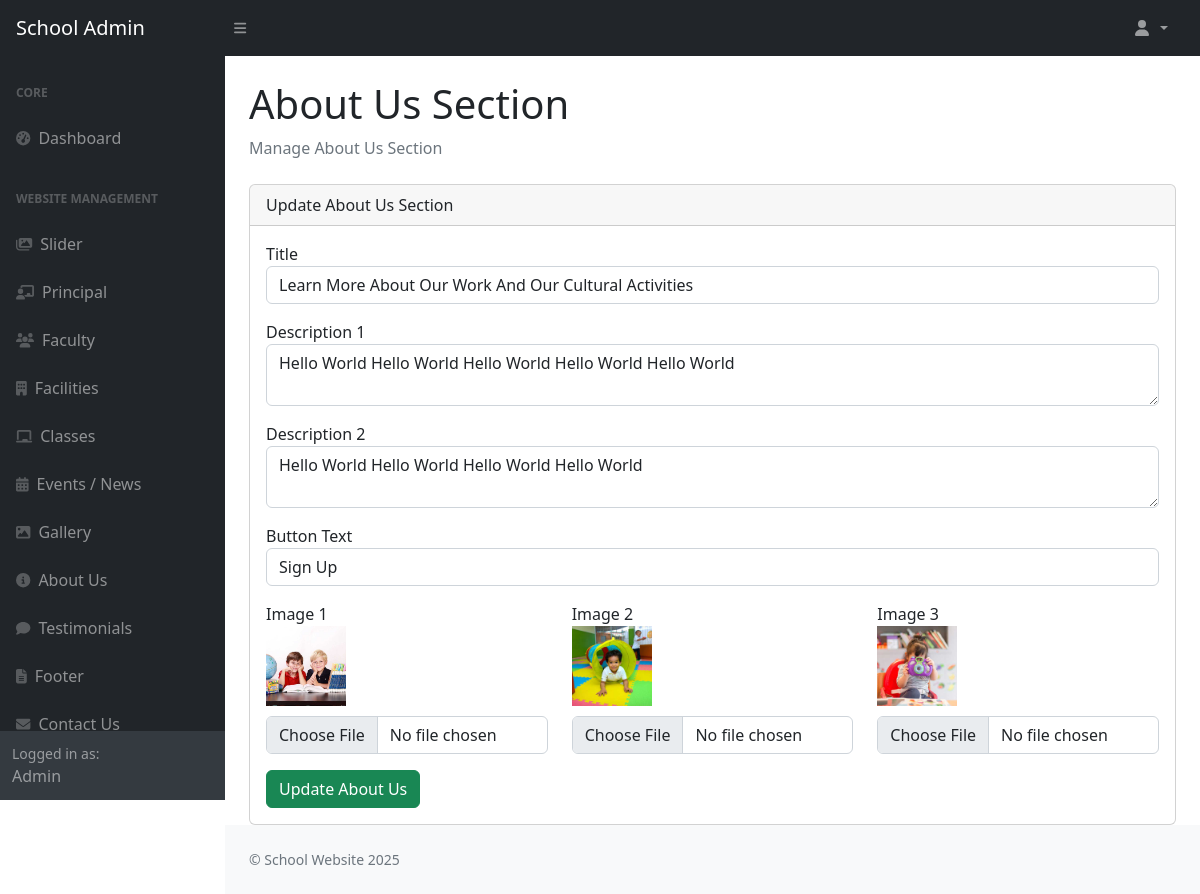
Page /admin/aboutus.php (signed in) on the committed database.
### tables this page shows
CREATE TABLE `about_us` (
  `id` int(11) NOT NULL,
  `title` varchar(255) NOT NULL,
  `description1` text NOT NULL,
  `description2` text NOT NULL,
  `button_text` varchar(100) DEFAULT 'Read More',
  `person_name` varchar(100) DEFAULT 'Jhon Doe',
  `designation` varchar(100) DEFAULT 'CEO & Founder',
  `person_image` varchar(255) DEFAULT 'img/user.jpg',
  `img1` varchar(255) DEFAULT 'img/about-1.jpg',
  `img2` varchar(255) DEFAULT 'img/about-2.jpg',
  `img3` varchar(255) DEFAULT 'img/about-3.jpg'
);

### admin/aboutus.php (the view, shortened to what this page needs)
<?php
include 'db.php';
$data = mysqli_fetch_assoc(mysqli_query($conn, "SELECT * FROM about_us LIMIT 1"));
?>
<!DOCTYPE html>
<html lang="en">
<head>
    <link href="css/styles.css" rel="stylesheet" />
    <link href="https://cdn.jsdelivr.net/npm/bootstrap@5.2.3/dist/css/bootstrap.min.css" rel="stylesheet">
</head>
<body class="sb-nav-fixed">
    <?php include 'file/navbar.php'; ?>
    <div id="layoutSidenav">
        <?php include 'file/sidebar.php'; ?>
        <div id="layoutSidenav_content">
            <main>
                <div class="container-fluid px-4">
                    <h1 class="mt-4">About Us Section</h1>
                    <ol class="breadcrumb mb-4">
                        <li class="breadcrumb-item active">Manage About Us Section</li>
                    </ol>
                    <div class="card">
                        <div class="card-header">Update About Us Section</div>
                        <div class="card-body">
                            <form method="POST" enctype="multipart/form-data">
                                <div class="mb-3">
                                    <label>Title</label>
                                    <input type="text" name="title" class="form-control" value="<?php echo $data['title']; ?>" required>
                                </div>
                                <div class="mb-3">
                                    <label>Description 1</label>
                                    <textarea name="description1" class="form-control" required><?php echo $data['description1']; ?></textarea>
                                </div>
                                <div class="mb-3">
                                    <label>Description 2</label>
                                    <textarea name="description2" class="form-control" required><?php echo $data['description2']; ?></textarea>
                                </div>
                                <div class="mb-3">
                                    <label>Button Text</label>
                                    <input type="text" name="button_text" class="form-control" value="<?php echo $data['button_text']; ?>">
                                </div>
                                <div class="row">
                                    <div class="col-md-4 mb-3">
                                        <label>Image 1</label><br>
                                        <?php if (!empty($data['img1'])) { ?>
                                            <img src="<?php echo $data['img1']; ?>" style="width:80px; height:80px; object-fit:cover; margin-bottom:10px;">
                                        <?php } ?>
                                        <input type="file" name="img1" class="form-control">
                                    </div>
                                    <div class="col-md-4 mb-3">
                                        <label>Image 2</label><br>
                                        <?php if (!empty($data['img2'])) { ?>
                                            <img src="<?php echo $data['img2']; ?>" style="width:80px; height:80px; object-fit:cover; margin-bottom:10px;">
                                        <?php } ?>
                                        <input type="file" name="img2" class="form-control">
                                    </div>
                                    <div class="col-md-4 mb-3">
                                        <label>Image 3</label><br>
                                        <?php if (!empty($data['img3'])) { ?>
                                            <img src="<?php echo $data['img3']; ?>" style="width:80px; height:80px; object-fit:cover; margin-bottom:10px;">
                                        <?php } ?>
                                        <input type="file" name="img3" class="form-control">
                                    </div>
                                </div>
                                <button type="submit" name="update_about" class="btn btn-success">Update About Us</button>
                            </form>
                        </div>
                    </div>
                </div>
            </main>
            <footer class="py-4 bg-light mt-auto">
                <div class="container-fluid px-4">
                    <div class="d-flex align-items-center justify-content-between small">
                        <div class="text-muted">&copy; School Website 2025</div>
                    </div>
                </div>
            </footer>
        </div>
    </div>
</body>
</html>

### rows in the picture
about_us: title "Learn More About Our Work And Our Cultural Activities", description1 "Hello World Hello World Hello World Hello World Hello World", description2 "Hello World Hello World Hello World Hello World", button_text "Sign Up", img1 (picture), img2 (picture), img3 (picture)
